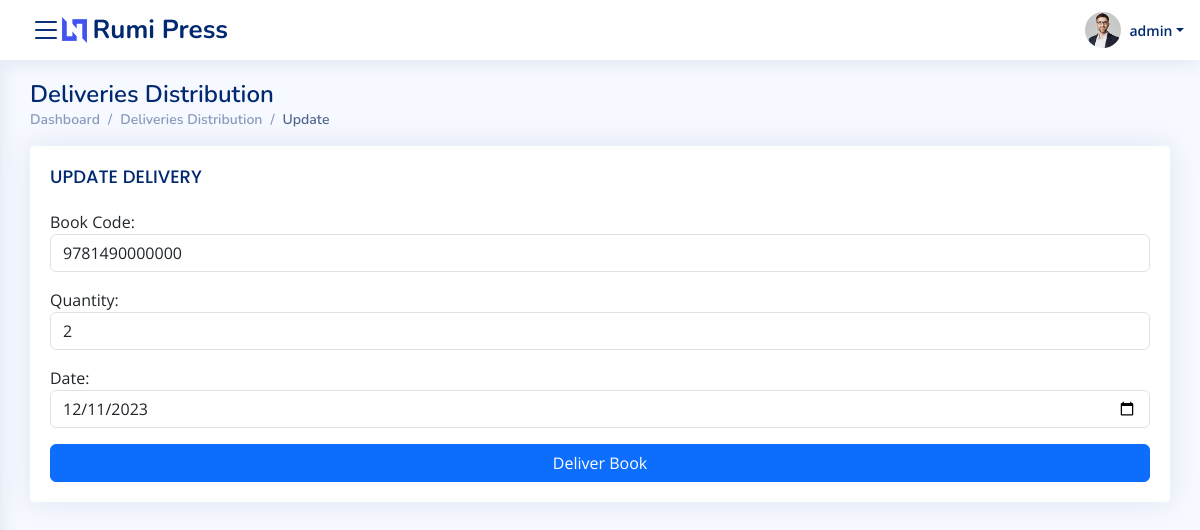
The app's page /delivery/4001/update/ (signed in) with its own data.
### tracker/models.py (models this page shows)
class Delivery(models.Model):
    book=models.ForeignKey(Books, on_delete=models.CASCADE)
    category=models.ForeignKey(Categories, on_delete=models.PROTECT)
    unit_price=models.DecimalField(max_digits=6, decimal_places=2)
    qty=models.IntegerField()
    total=models.DecimalField(max_digits=6, decimal_places=2)
    date=models.DateField()
    user=models.ForeignKey(User, on_delete=models.CASCADE, related_name="admin")
    active=models.BooleanField(default=True)

class Books(models.Model):
    book_code=models.IntegerField()
    title=models.CharField(max_length=255)
    subtitle=models.CharField(max_length=255, null=True)
    author=models.CharField(max_length=255)
    publishing_date=models.DateField()
    publisher=models.CharField(max_length=255)
    category=models.ForeignKey(Categories, on_delete=models.CASCADE)
    user=models.ForeignKey(User, on_delete=models.CASCADE, related_name='user_reg')
    date=models.DateField(auto_now=True)
    distribution_expense=models.DecimalField(max_digits=6, decimal_places=2)
    active=models.BooleanField(default=True)

### tracker/views.py (the view, shortened to what this page needs)
# urls.py: path('delivery/<int:pk>/update/', views.update_deliveries, name='update_deliveries'),
@login_required
def update_deliveries(request, pk):
    if request.method=="GET":
        deliveries=Delivery.objects.filter(pk=pk).all()
        if len(deliveries)==0:
            return redirect('404')
        return render(request, 'deliveries/deliveries_update.html', {'deliveries':deliveries[0]})

### templates/deliveries/deliveries_update.html (shortened to what this page needs)
{% extends 'base.html' %}
{% block content %}
<main id="main" class="main">
    <div class="pagetitle">
      <h1>Deliveries Distribution</h1>
      <nav>
        <ol class="breadcrumb">
          <li class="breadcrumb-item"><a href="{% url  'index' %}">Dashboard</a></li>
          <li class="breadcrumb-item active"><a href="{% url  'deliveries' %}">Deliveries Distribution</a></li>
          <li class="breadcrumb-item active">Update</li>
        </ol>
      </nav>
    </div>
    <section class="section">
    <div class="row">
        <div class="col-lg-12">
          <div class="card">
            <div class="card-body">
                <h5 class="card-title">UPDATE DELIVERY</h5>
                <form method="post">
                    {% if form %}
                        <div class="mb-3">
                            <label for="book_code">Book Code:</label>
                            <input type="number" name="book_code" min="0" value="{{form.book_code}}" class="form-control" placeholder="Book Code" onkeypress='return validateKeypress(/[ 0-9]/g)' id="book_code" required>
                        </div>
                        <div class="mb-3">
                            <label for="qty">Quantity:</label>
                            <input type="number" name="qty" min="1" value="{{form.qty}}" class="form-control" placeholder="Quantity" onkeypress='return validateKeypress(/[ 0-9]/g)' id="qty" required>
                        </div>
                        <div class="mb-3">
                            <label for="date">Date:</label>
                            <input type="date" name="date" class="form-control" value="{{form.date}}" id="date" required>
                        </div>
                    {% else %}
                        <div class="mb-3">
                            <label for="book_code">Book Code:</label>
                            <input type="number" name="book_code" min="0" value="{{deliveries.book.book_code}}" class="form-control" placeholder="Book Code" onkeypress='return validateKeypress(/[ 0-9]/g)' id="book_code" required>
                        </div>
                        <div class="mb-3">
                            <label for="qty">Quantity:</label>
                            <input type="number" name="qty" min="1" value="{{deliveries.qty}}" class="form-control" placeholder="Quantity" onkeypress='return validateKeypress(/[ 0-9]/g)' id="qty" required>
                        </div>
                        <div class="mb-3">
                            <label for="date">Date:</label>
                            <input type="date" name="date" class="form-control" value="{{deliveries.date|date:'Y-m-d'}}" id="date" required>
                        </div>
                    {% endif %}
                    <button class="btn btn-primary col-12">Deliver Book</button>
                </form>
            </div>
          </div>
        </div>
    </div>
</main>
{% endblock %}

### templates/header.html (shortened to what this page needs)
{% load static%}
 <header id="header" class="header fixed-top d-flex align-items-center">
    <div class="d-flex align-items-center justify-content-between">
        <i class="bi bi-list toggle-sidebar-btn"></i>
      <a href="{% url 'index' %}" class="logo d-flex align-items-center">
        <img src="{% static 'img/logo.png' %}" alt="">
        <span class="d-none d-lg-block">Rumi Press</span>
      </a>
    </div>
    <nav class="header-nav ms-auto">
        <ul class="d-flex align-items-center">
            <li class="nav-item dropdown pe-3">
                <a class="nav-link nav-profile d-flex align-items-center pe-0" href="#" data-bs-toggle="dropdown">
                  <img src="{% static '/img/profile-img.jpg' %}" alt="Profile" class="rounded-circle">
                  <span class="d-none d-md-block dropdown-toggle ps-2">{{user.username}}</span>
                </a>
              </li>
        </ul>
    </nav>
</header>

### static/css/style.css (style rules this page uses)
:root { scroll-behavior: smooth; }
body { font-family: "Open Sans", sans-serif; background: #f6f9ff; color: #444444; }
a { color: #4154f1; text-decoration: none; }
h1, h2, h3, h4, h5, h6 { font-family: "Nunito", sans-serif; }
#main { margin-top: 60px; padding: 20px 30px; transition: all 0.3s; }
.pagetitle { margin-bottom: 10px; }
.pagetitle h1 { font-size: 24px; margin-bottom: 0; font-weight: 600; color: #012970; }
.card { margin-bottom: 30px; border: none; border-radius: 5px; box-shadow: 0px 0 30px rgba(1, 41, 112, 0.1); }
.card-title { padding: 20px 0 15px 0; font-size: 18px; font-weight: 500; color: #012970; font-family: "Poppins", sans-serif; }
.card-body { padding: 0 20px 20px 20px; }
.breadcrumb { font-size: 14px; font-family: "Nunito", sans-serif; color: #899bbd; font-weight: 600; }
.breadcrumb a { color: #899bbd; transition: 0.3s; }
.breadcrumb .breadcrumb-item::before { color: #899bbd; }
.breadcrumb .active { color: #51678f; font-weight: 600; }
.logo { line-height: 1; }
@media (min-width: 1200px) { .logo { width: 280px; } }
.logo img { max-height: 26px; margin-right: 6px; }
.logo span { font-size: 26px; font-weight: 700; color: #012970; font-family: "Nunito", sans-serif; }
.header { transition: all 0.5s; z-index: 997; height: 60px; box-shadow: 0px 2px 20px rgba(1, 41, 112, 0.1); background-color: #fff; padding-left: 20px; }
.header .toggle-sidebar-btn { font-size: 32px; padding-left: 10px; cursor: pointer; color: #012970; }
.header-nav ul { list-style: none; }
.header-nav>ul { margin: 0; padding: 0; }
.header-nav .nav-profile { color: #012970; }
.header-nav .nav-profile img { max-height: 36px; }
.header-nav .nav-profile span { font-size: 14px; font-weight: 600; }
@media (min-width: 1200px) { #main, #footer { margin-left: 300px; } }
@media (min-width: 1200px) { .toggle-sidebar #main, .toggle-sidebar #footer { margin-left: 0; } }

### records on screen
Delivery: book_code "9781490000000", qty "2", date "12/11/2023"

### other values on screen
{{ user.username }} "admin"
